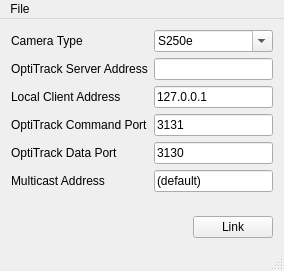
<?xml version="1.0" encoding="UTF-8"?>
<ui version="4.0">
 <class>MainWindow</class>
 <widget class="QMainWindow" name="MainWindow">
  <property name="geometry">
   <rect>
    <x>0</x>
    <y>0</y>
    <width>284</width>
    <height>271</height>
   </rect>
  </property>
  <property name="windowTitle">
   <string>OptiTrack-v2.2 Connector</string>
  </property>
  <widget class="QWidget" name="centralWidget">
   <layout class="QVBoxLayout" name="verticalLayout">
    <item>
     <layout class="QFormLayout" name="formLayout">
      <property name="fieldGrowthPolicy">
       <enum>QFormLayout::AllNonFixedFieldsGrow</enum>
      </property>
      <item row="1" column="0">
       <widget class="QLabel" name="label">
        <property name="text">
         <string>OptiTrack Server Address</string>
        </property>
       </widget>
      </item>
      <item row="1" column="1">
       <widget class="QLineEdit" name="serverAddress">
        <property name="minimumSize">
         <size>
          <width>106</width>
          <height>0</height>
         </size>
        </property>
        <property name="text">
         <string/>
        </property>
       </widget>
      </item>
      <item row="3" column="0">
       <widget class="QLabel" name="label_2">
        <property name="text">
         <string>Local Client Address</string>
        </property>
       </widget>
      </item>
      <item row="3" column="1">
       <widget class="QLineEdit" name="clientAddress">
        <property name="text">
         <string>127.0.0.1</string>
        </property>
       </widget>
      </item>
      <item row="4" column="0">
       <widget class="QLabel" name="label_4">
        <property name="text">
         <string>OptiTrack Command Port</string>
        </property>
       </widget>
      </item>
      <item row="4" column="1">
       <widget class="QLineEdit" name="commandPort">
        <property name="text">
         <string>3131</string>
        </property>
       </widget>
      </item>
      <item row="5" column="0">
       <widget class="QLabel" name="label_5">
        <property name="text">
         <string>OptiTrack Data Port</string>
        </property>
       </widget>
      </item>
      <item row="5" column="1">
       <widget class="QLineEdit" name="dataPort">
        <property name="layoutDirection">
         <enum>Qt::LeftToRight</enum>
        </property>
        <property name="text">
         <string>3130</string>
        </property>
       </widget>
      </item>
      <item row="0" column="0">
       <widget class="QLabel" name="label_3">
        <property name="text">
         <string>Camera Type</string>
        </property>
       </widget>
      </item>
      <item row="0" column="1">
       <widget class="QComboBox" name="cameraType">
        <property name="editable">
         <bool>true</bool>
        </property>
        <item>
         <property name="text">
          <string>S250e</string>
         </property>
        </item>
        <item>
         <property name="text">
          <string>Flex 13</string>
         </property>
        </item>
        <item>
         <property name="text">
          <string>V100:R2</string>
         </property>
        </item>
        <item>
         <property name="text">
          <string>V120:Duo</string>
         </property>
        </item>
        <item>
         <property name="text">
          <string>V120:Trio</string>
         </property>
        </item>
        <item>
         <property name="text">
          <string>V120:SLIM</string>
         </property>
        </item>
       </widget>
      </item>
      <item row="6" column="0">
       <widget class="QLabel" name="label_6">
        <property name="text">
         <string>Multicast Address</string>
        </property>
       </widget>
      </item>
      <item row="6" column="1">
       <widget class="QLineEdit" name="multicastAddress">
        <property name="text">
         <string>(default)</string>
        </property>
       </widget>
      </item>
     </layout>
    </item>
    <item>
     <layout class="QHBoxLayout" name="horizontalLayout">
      <item>
       <spacer name="horizontalSpacer">
        <property name="orientation">
         <enum>Qt::Horizontal</enum>
        </property>
        <property name="sizeHint" stdset="0">
         <size>
          <width>40</width>
          <height>20</height>
         </size>
        </property>
       </spacer>
      </item>
      <item>
       <widget class="QPushButton" name="linkButton">
        <property name="text">
         <string>Link</string>
        </property>
       </widget>
      </item>
     </layout>
    </item>
   </layout>
  </widget>
  <widget class="QMenuBar" name="menuBar">
   <property name="geometry">
    <rect>
     <x>0</x>
     <y>0</y>
     <width>284</width>
     <height>18</height>
    </rect>
   </property>
   <widget class="QMenu" name="menuFile">
    <property name="title">
     <string>File</string>
    </property>
    <addaction name="actionLoad_Configuration"/>
    <addaction name="action_Save_Configuration"/>
    <addaction name="separator"/>
    <addaction name="action_Quit"/>
   </widget>
   <addaction name="menuFile"/>
  </widget>
  <widget class="QStatusBar" name="statusBar"/>
  <action name="actionLoad_Configuration">
   <property name="text">
    <string>&amp;Load Configuration...</string>
   </property>
  </action>
  <action name="action_Save_Configuration">
   <property name="text">
    <string>&amp;Save Configuration...</string>
   </property>
  </action>
  <action name="action_Quit">
   <property name="text">
    <string>&amp;Quit</string>
   </property>
  </action>
 </widget>
 <layoutdefault spacing="6" margin="11"/>
 <resources/>
 <connections/>
</ui>
